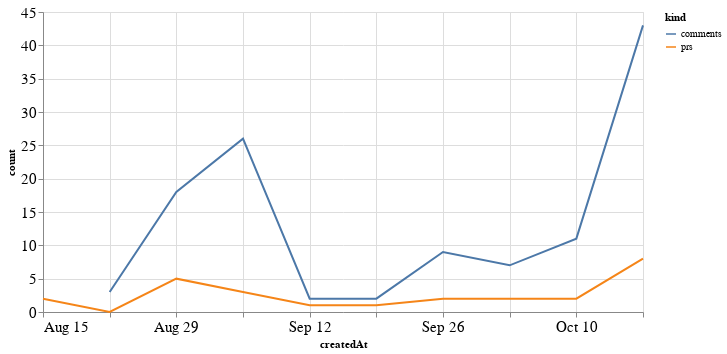

Notebook cell for this chart:
### Code cell
alt.Chart(total_time, width=600).mark_line().encode(
    x='createdAt',
    y='count',
    color='kind'
)

### Figure 1 — Vega-Lite specification as saved in the notebook (floating-point values rounded to 4 significant figures)
{"config": {"axisLeft": {"labelFontSize": 15}, "axisBottom": {"labelFontSize": 15}}, "data": {"name": "data-e699b5fa94d67c8ac8a498401a50dbe1"}, "mark": "line", "encoding": {"color": {"type": "nominal", "field": "kind"}, "x": {"type": "temporal", "field": "createdAt"}, "y": {"type": "quantitative", "field": "count"}}, "width": 600, "$schema": "https://vega.github.io/schema/vega-lite/v4.8.1.json", "datasets": {"data-e699b5fa94d67c8ac8a498401a50dbe1": [{"createdAt": "2021-08-15T00:00:00", "kind": "prs", "count": 2.0}, {"createdAt": "2021-08-22T00:00:00", "kind": "prs", "count": 0.0}, {"createdAt": "2021-08-29T00:00:00", "kind": "prs", "count": 5.0}, {"createdAt": "2021-09-05T00:00:00", "kind": "prs", "count": 3.0}, {"createdAt": "2021-09-12T00:00:00", "kind": "prs", "count": 1.0}, {"createdAt": "2021-09-19T00:00:00", "kind": "prs", "count": 1.0}, {"createdAt": "2021-09-26T00:00:00", "kind": "prs", "count": 2.0}, {"createdAt": "2021-10-03T00:00:00", "kind": "prs", "count": 2.0}, {"createdAt": "2021-10-10T00:00:00", "kind": "prs", "count": 2.0}, {"createdAt": "2021-10-17T00:00:00", "kind": "prs", "count": 8.0}, {"createdAt": "2021-08-15T00:00:00", "kind": "comments", "count": null}, {"createdAt": "2021-08-22T00:00:00", "kind": "comments", "count": 3.0}, {"createdAt": "2021-08-29T00:00:00", "kind": "comments", "count": 18.0}, {"createdAt": "2021-09-05T00:00:00", "kind": "comments", "count": 26.0}, {"createdAt": "2021-09-12T00:00:00", "kind": "comments", "count": 2.0}, {"createdAt": "2021-09-19T00:00:00", "kind": "comments", "count": 2.0}, {"createdAt": "2021-09-26T00:00:00", "kind": "comments", "count": 9.0}, {"createdAt": "2021-10-03T00:00:00", "kind": "comments", "count": 7.0}, {"createdAt": "2021-10-10T00:00:00", "kind": "comments", "count": 11.0}, {"createdAt": "2021-10-17T00:00:00", "kind": "comments", "count": 43.0}]}}
